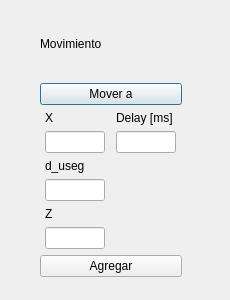
<?xml version="1.0" encoding="UTF-8"?>
<ui version="4.0">
 <class>Dialog</class>
 <widget class="QDialog" name="Dialog">
  <property name="geometry">
   <rect>
    <x>0</x>
    <y>0</y>
    <width>230</width>
    <height>300</height>
   </rect>
  </property>
  <property name="windowTitle">
   <string>Agregar movimientos</string>
  </property>
  <widget class="QWidget" name="layoutWidget">
   <property name="geometry">
    <rect>
     <x>40</x>
     <y>10</y>
     <width>142</width>
     <height>267</height>
    </rect>
   </property>
   <layout class="QVBoxLayout" name="verticalLayout_3">
    <item>
     <layout class="QVBoxLayout" name="verticalLayout">
      <item>
       <widget class="QLabel" name="label">
        <property name="text">
         <string>Movimiento</string>
        </property>
       </widget>
      </item>
      <item>
       <widget class="QPushButton" name="pb_seleccion_movimiento">
        <property name="text">
         <string>Mover a</string>
        </property>
       </widget>
      </item>
     </layout>
    </item>
    <item>
     <layout class="QVBoxLayout" name="verticalLayout_2">
      <item>
       <layout class="QGridLayout" name="gridLayout">
        <item row="0" column="0">
         <widget class="QLabel" name="l_x">
          <property name="text">
           <string>X</string>
          </property>
         </widget>
        </item>
        <item row="0" column="1">
         <widget class="QLabel" name="label_5">
          <property name="text">
           <string>Delay [ms]</string>
          </property>
         </widget>
        </item>
        <item row="1" column="0">
         <widget class="QLineEdit" name="le_x">
          <property name="maximumSize">
           <size>
            <width>60</width>
            <height>16777215</height>
           </size>
          </property>
         </widget>
        </item>
        <item row="1" column="1">
         <widget class="QLineEdit" name="le_delay">
          <property name="maximumSize">
           <size>
            <width>60</width>
            <height>16777215</height>
           </size>
          </property>
          <property name="text">
           <string/>
          </property>
         </widget>
        </item>
        <item row="2" column="0">
         <widget class="QLabel" name="l_y">
          <property name="text">
           <string>d_useg</string>
          </property>
         </widget>
        </item>
        <item row="3" column="0">
         <widget class="QLineEdit" name="le_y">
          <property name="maximumSize">
           <size>
            <width>60</width>
            <height>16777215</height>
           </size>
          </property>
          <property name="text">
           <string/>
          </property>
         </widget>
        </item>
        <item row="4" column="0">
         <widget class="QLabel" name="l_z">
          <property name="text">
           <string>Z</string>
          </property>
         </widget>
        </item>
        <item row="5" column="0">
         <widget class="QLineEdit" name="le_z">
          <property name="maximumSize">
           <size>
            <width>60</width>
            <height>16777215</height>
           </size>
          </property>
         </widget>
        </item>
       </layout>
      </item>
      <item>
       <widget class="QPushButton" name="pb_agregar_movimiento">
        <property name="text">
         <string>Agregar</string>
        </property>
       </widget>
      </item>
     </layout>
    </item>
   </layout>
  </widget>
 </widget>
 <resources/>
 <connections/>
</ui>
